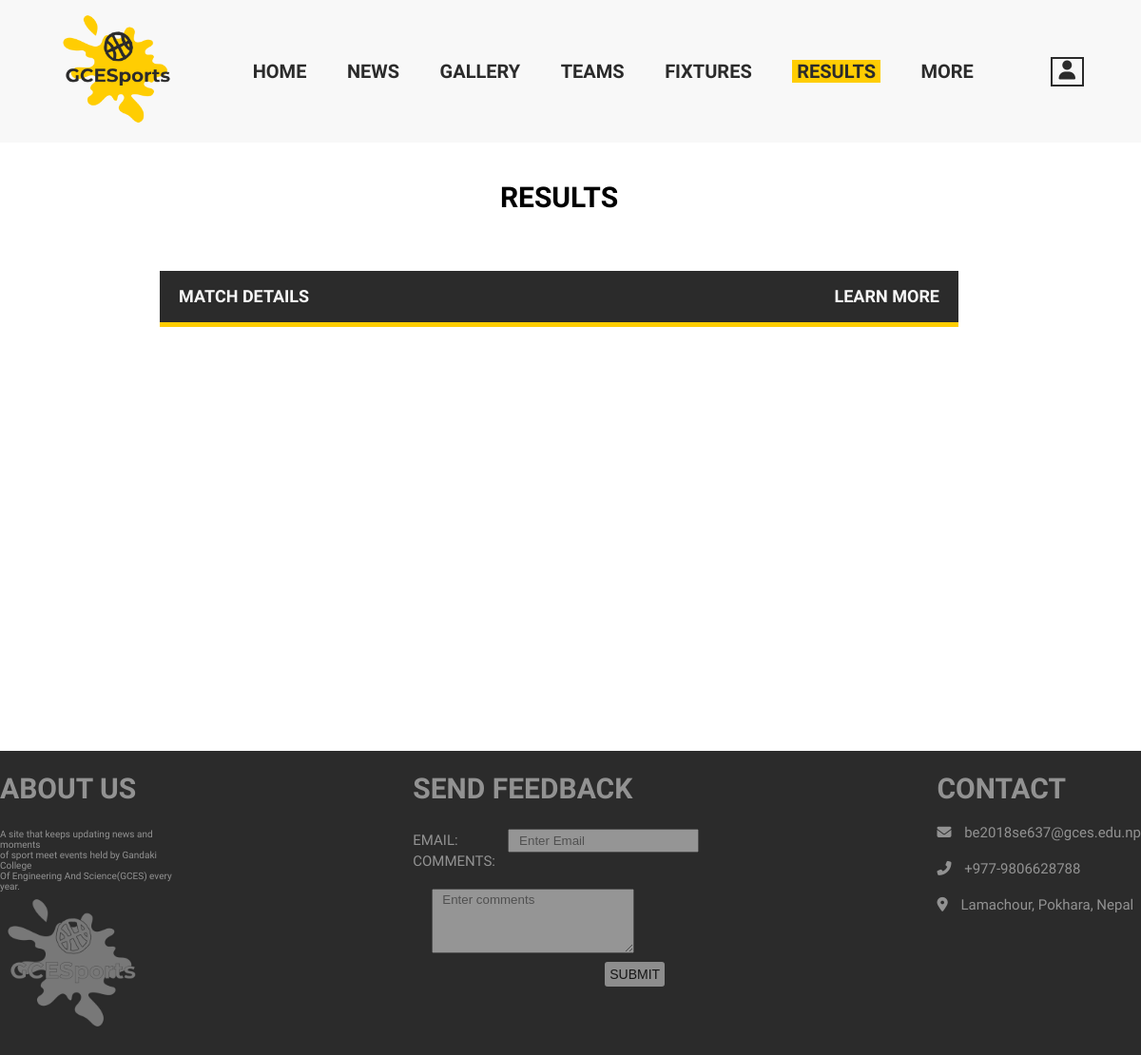
The app's page /results.php, older data.
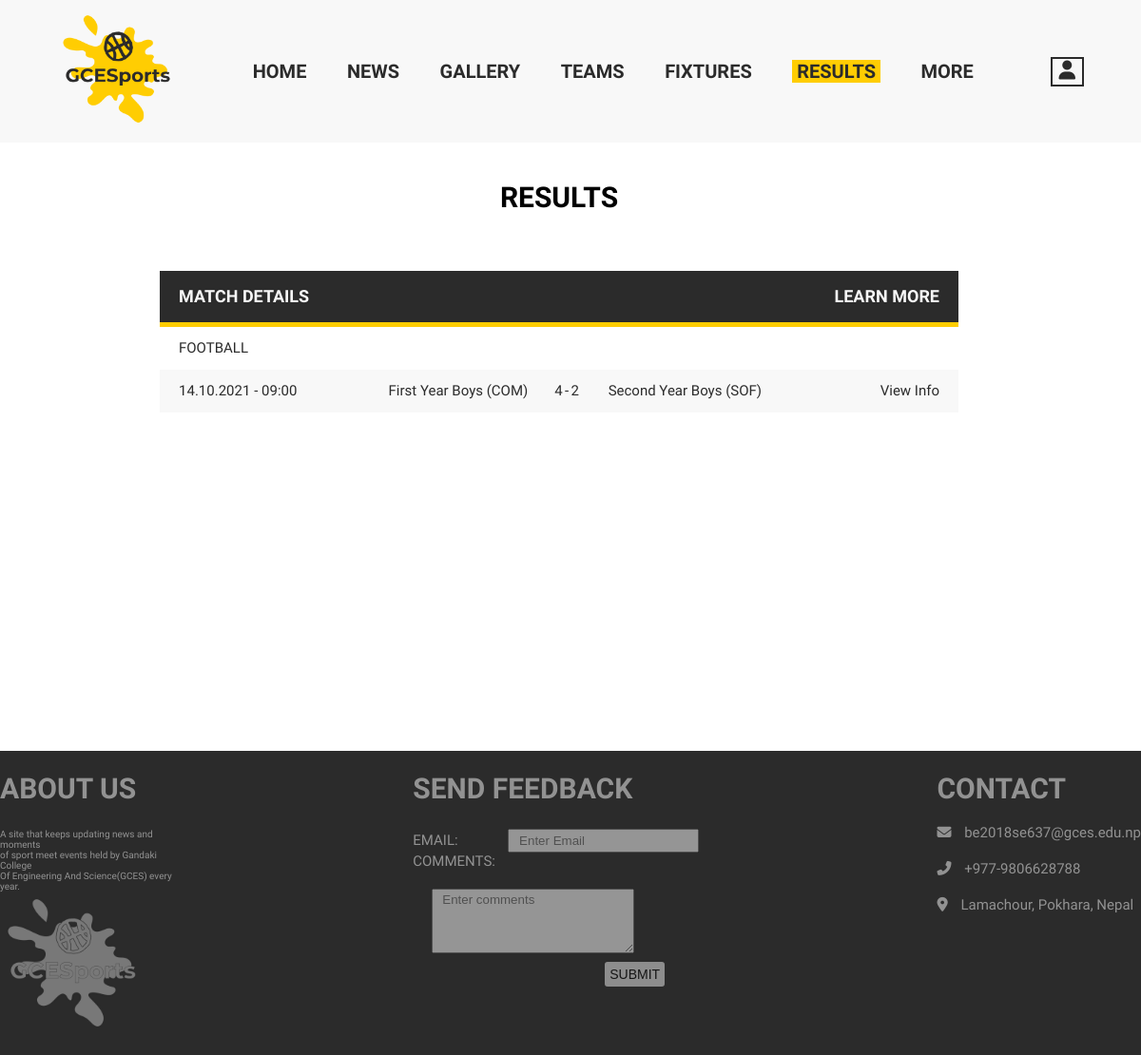
The same page, newer data.
### tables this page shows
CREATE TABLE `resultspanel` (
  `id` int(255) NOT NULL,
  `sports` varchar(255) NOT NULL,
  `gender` varchar(255) NOT NULL,
  `firstname` varchar(255) NOT NULL,
  `firstfaculty` varchar(255) NOT NULL,
  `firstscore` varchar(255) NOT NULL,
  `secondname` varchar(255) NOT NULL,
  `secondfaculty` varchar(255) NOT NULL,
  `secondscore` varchar(255) NOT NULL,
  `date` date NOT NULL,
  `time` time NOT NULL,
  `title` varchar(255) NOT NULL,
  `info` text NOT NULL
);

### main/controllers/resultspanel.php (called while the page is built, shortened)
<?php
include(ROOT_PATH . '/main/database/db.php');
$prestable = 'resultspanel';
$results = selectAll($prestable);
?>

### main/database/db.php (called while the page is built, shortened)
<?php
require('connect.php');
function selectAll($table, $conditions = [])
{
    global $conn;
    $sql = "SELECT * FROM $table";
    if(empty($conditions)) {
        $stmt = $conn->prepare($sql);
        $stmt->execute();
        $records = $stmt->get_result()->fetch_all(MYSQLI_ASSOC);
        return $records;
    }
}

### results.php (the view, shortened to what this page needs)
<?php
include(ROOT_PATH . '/main/controllers/resultspanel.php');
?>
<!DOCTYPE html>
<html lang="en">
<head>
    <link rel="stylesheet" href="./src/style/results.css?v=<?php echo time(); ?>" />
    <link rel="stylesheet" href="./src/style/header.css?v=<?php echo time(); ?>" />
    <link rel="stylesheet" href="./src/style/footer.css?v=<?php echo time(); ?>" />
</head>
<body>
    <?php include(ROOT_PATH . '/main/includes/header.php'); ?>
    <section class="results-container">
        <h1>RESULTS</h1>
        <table>
            <thead>
                <th>Match Details</th>
                <th></th>
                <th></th>
                <th></th>
                <th></th>
                <th></th>
                <th>Learn More</th>
            </thead>
            <tbody>
                <?php $typesof = array(
                    'football', 'basketball', 'volleyball', 'cricket', 'badminton', 'tabletennis', 'chess'
                );
                ?>
                <?php for ($i = 0; $i < 7; $i++) : ?>
                    <?php foreach ($results as $key => $result) : ?>
                        <?php if ($result['sports'] === $typesof[$i] && $result['firstscore'] <> '?' && $result['secondscore'] <> '?') : ?>
                            <tr>
                                <td style="text-transform: uppercase; font-size:15px;" colspan="8">
                                    <?php
                                    echo $result['sports'];
                                    break;
                                    ?>
                        <?php endif; ?>
                    <?php endforeach; ?>
                    <?php foreach ($results as $key => $result) : ?>
                        <?php if ($result['sports'] === $typesof[$i] && $result['firstscore'] <> '?' && $result['secondscore'] <> '?') : ?>
                            <tr>
                                <td>
                                    <?php
                                    echo date('d', strtotime($result['date'])) . '.' . date('m', strtotime($result['date'])) . '.' . date('Y', strtotime($result['date'])) .
                                        ' - ' . date('H', strtotime($result['time'])) . ':' . date('i', strtotime($result['time']));
                                    ?>
                                </td>
                                <td style="text-transform: capitalize;"><?php echo $result['firstname'] . ' ' . $result['gender'] . ' (' . $result['firstfaculty'] . ')'; ?></>
                                <td><?php echo $result['firstscore']; ?></td>
                                <td>-</td>
                                <td><?php echo $result['secondscore']; ?></td>
                                <td style="text-transform: capitalize;"><?php echo $result['secondname']  . ' ' . $result['gender'] . ' (' . $result['secondfaculty'] . ')'; ?></td>
                                <td><a href="#" class="info-link">View Info</a></td>
                            </tr>
                        <?php endif; ?>
                    <?php endforeach; ?>
                <?php endfor; ?>
            </tbody>
        </table>
    </section>
    <?php include(ROOT_PATH . '/main/includes/footer.php') ?>
</body>
</html>

### main/includes/header.php
<header>
        <a href="<?php echo BASE_URL . '/index.php';?>"><img class="logo" src="./media/logo.png" alt="logo" /></a>
        <nav>
            <ul class="nav-links">
                <li><a href="<?php echo BASE_URL . '/index.php';?>" class="navlink">Home</a></li>
                <li><a href="<?php echo BASE_URL . '/news.php';?>" class="navlink">News</a></li>
                <li><a href="<?php echo BASE_URL . '/gallery.php';?>" class="navlink">Gallery</a></li>
                <li><a href="<?php echo BASE_URL . '/teams.php';?>" class="navlink">Teams</a></li>
                <li><a href="<?php echo BASE_URL . '/fixtures.php';?>" class="navlink">Fixtures</a></li>
                <li><a href="<?php echo BASE_URL . '/results.php';?>" class="navlink">Results</a></li>
                <li><a href="#" class="navlink">More</a></li>
            </ul>
        </nav>
        <a class="login" href="<?php if(isset($_SESSION['admin'])){
                                    echo BASE_URL . '/profile.php';
                                } else {
                                    echo BASE_URL . '/login.php';
                                } ?>"><i class="fas fa-user"></i></a>
</header>

### main/includes/footer.php
<footer class="footer-container">
    <div class="footer-about-us">
        <div>
            <div class="about-us-heading">
                ABOUT US
            </div>
            </div class="about-us-info">
                A site that keeps updating news and moments<br/>
                of sport meet events held by Gandaki College <br/>
                Of Engineering And Science(GCES) every year.
            <div>
            <div class="about-us-logo">
            </div>
        </div>
    </div>
    <div class="footer-send-msg">
        <div class="footer-send-msg-heading">
                SEND FEEDBACK
        </div>
        <form action="./main/controllers/feedback.php" method="POST" id="footer-feedback">
                <label class="label-email">EMAIL:</label>
                <input type="email" name="email" id="footer-email" placeholder="Enter Email" autocomplete="off"/>
                <br/>
                <label class="label-comments">COMMENTS:</label>
                <textarea name="comments" id="footer-comments" placeholder="Enter comments" cols="22.5" rows="4" style="resize:vertical"></textarea>
                <br/>
                <input type="submit" value="SUBMIT" id="footer-submit-btn" name="comment-btn" />
        </form>
    </div>
    <div class="footer-contact">
        <div class="footer-contact-heading" >
            CONTACT
        </div>
         <div class="footer-contact-info">
            <i class="fas fa-envelope"></i>
            <span style="padding: 0rem 0.5rem;"></span>
            be2018se637@gces.edu.np
        </div>
        <div class="footer-contact-info">
            <i class="fas fa-phone-alt"></i>
            <span style="padding: 0rem 0.5rem;"></span>
            +977-9806628788
        </div>
        <div class="footer-contact-info">
            <i class="fas fa-map-marker-alt"></i>
            <span style="padding: 0rem 0.5rem;"></span>
            Lamachour, Pokhara, Nepal
        </div>
    </div>
</footer>

### src/style/results.css (style rules this page uses)
* { box-sizing: border-box; margin: 0; padding: 0; }
nav li:nth-child(6) a { background-color: #FFCD02; padding: 0px 5px; }
.results-container { display: flex; flex-direction: column; align-items: center; transform: translateX(-1%); margin-top: 40px; height: 75vh; }
.results-container h1 { font-family: 'Oswald', sans-serif; font-weight: 700; font-size: 30px; }
.results-container table { font-family: 'Oswald', sans-serif; border-collapse: collapse; margin-top: 60px; margin-bottom: 100px; width: 70%; }
.results-container table th { font-weight: 700; font-size: 18px; text-transform: uppercase; background-color: #2b2b2b; color: #f8f8f8; border-bottom: 5px solid #FFCD02; vertical-align: middle; line-height: 3; }
.results-container table tr { line-height: 3; color: #2b2b2b; }
.results-container table tr:nth-child(even) { background-color: #f8f8f8; }
.results-container table td { font-weight: 500; font-size: 15px; color: #2b2b2b; text-transform: capitalize; vertical-align: middle; }
.results-container table th:nth-child(1), .results-container table tr td:nth-child(1) { text-align: left; padding-left: 20px; }
.results-container table th:nth-child(7), .results-container table tr td:nth-child(7) { text-align: right; padding-right: 20px; }
.results-container table tr td:nth-child(2), .results-container table tr td:nth-child(3), .results-container table tr td:nth-child(4), .results-container table tr td:nth-child(5), .results-container table tr td:nth-child(6) { text-align: center; }
.info-link { text-decoration: none; color: #2b2b2b; }

### src/style/header.css (style rules this page uses)
html { font-size: 62.5%; }
header { display: flex; justify-content: space-between; align-items: center; padding: 1rem 5%; background-color: #f8f8f8; }
header li, header a, header button { font-family: "Oswald", sans-serif; font-weight: 700; font-size: 2rem; text-transform: uppercase; text-decoration: none; color: #2B2B2B; }
.logo { cursor: pointer; width: 12.5rem; }
nav li { list-style: none; display: inline-block; }
nav li a { margin: 0rem 2rem; transition: all 0.5s ease 0s; }
.login { border: 0.2rem solid #2B2B2B; padding: 0rem 0.7rem 0.3rem; transition: all 0.5s ease 0s; }

### src/style/footer.css (style rules this page uses)
.footer-container { background-color: #2B2B2B; color: #f8f8f8; display: grid; grid-template-columns: auto auto auto; grid-auto-rows: auto; grid-gap: 25rem; height: 32rem; justify-content: center; align-content: center; }
.footer-about-us { font-family: "Oswald", sans-serif; opacity: 0.5; }
.about-us-heading { font-size: 3rem; font-weight: 700; padding-bottom: 2.5rem; }
.about-us-logo { background-image: url("../../media/logo-BW.png"); background-position: center; background-repeat: no-repeat; background-size: cover; width: 15rem; height: 15rem; opacity: 0.75; cursor: pointer; }
.footer-send-msg { font-family: "Oswald", sans-serif; opacity: 0.5; }
.footer-send-msg-heading { font-size: 3rem; font-weight: 700; padding-bottom: 2.5rem; }
.label-email { font-size: 1.5rem; }
.label-comments { font-size: 1.5rem; padding-top: 2rem; }
#footer-email { font-family: "Open-sans", sans-serif; margin-left: 5rem; padding: 0.3rem 1rem; outline: none; }
#footer-comments { font-family: "Open-sans", sans-serif; padding: 0.3rem 1rem; margin-left: 2rem; margin-top: 2rem; transition: all 0.5s; outline: none; }
#footer-submit-btn { border: 0.2rem solid #2B2B2B; border-radius: 0.5rem; padding: 0.5rem; margin-left: 20rem; margin-top: 0.5rem; cursor: pointer; transition: all 0.5s; font-size: 1.4rem; font-weight: 500; outline: none; }
.footer-contact { font-family: "Oswald", sans-serif; opacity: 0.5; }
.footer-contact-heading { font-size: 3rem; font-weight: 700; padding-bottom: 2rem; }
.footer-contact-info { font-size: 1.5rem; padding-bottom: 2rem; }

Row changes from the older to the newer data that the page shows:
added resultspanel: sports "FOOTBALL", date "14", date "10", date "2021", time "09", time "00", firstname "First Year", gender "Boys", firstfaculty "COM", firstscore "4", secondscore "2", secondname "Second Year", secondfaculty "SOF"
